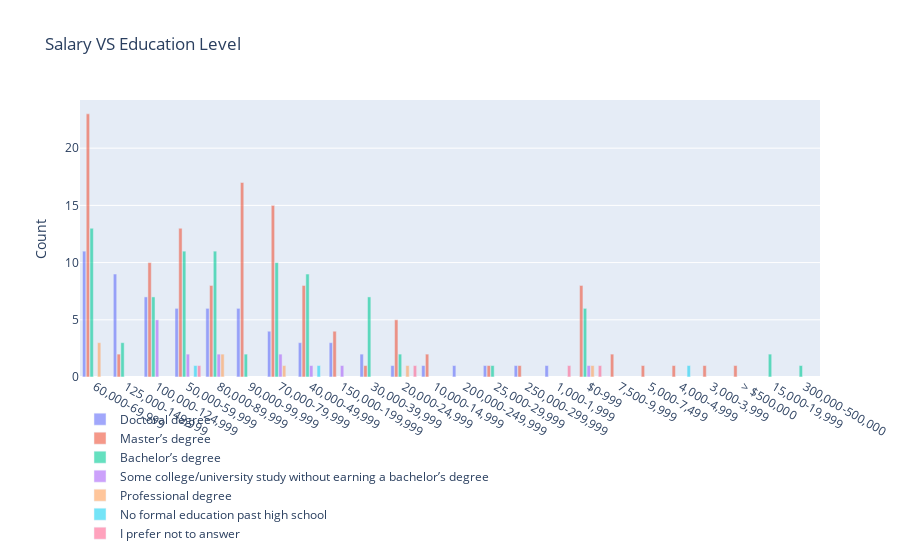

The notebook cell this image was saved under:
### Markdown cell above
## How Does Education Level Affect Salary?

### Code cell
bi_variant_chart("Salary","Education Level","Salary VS Education Level","Count")

### Figure 1 — Plotly figure (JSON) as saved in the notebook; plotly's stock layout.template omitted (floating-point values rounded to 4 significant figures)
{"data": [{"name": "Doctoral degree", "opacity": 0.6, "type": "bar", "x": ["60,000-69,999", "125,000-149,999", "100,000-124,999", "50,000-59,999", "80,000-89,999", "90,000-99,999", "70,000-79,999", "40,000-49,999", "150,000-199,999", "30,000-39,999", "20,000-24,999", "10,000-14,999", "200,000-249,999", "25,000-29,999", "250,000-299,999", "1,000-1,999"], "y": [11, 9, 7, 6, 6, 6, 4, 3, 3, 2, 1, 1, 1, 1, 1, 1]}, {"name": "Master’s degree", "opacity": 0.6, "type": "bar", "x": ["60,000-69,999", "90,000-99,999", "70,000-79,999", "50,000-59,999", "100,000-124,999", "40,000-49,999", "80,000-89,999", "$0-999", "20,000-24,999", "150,000-199,999", "7,500-9,999", "10,000-14,999", "125,000-149,999", "30,000-39,999", "25,000-29,999", "250,000-299,999", "5,000-7,499", "4,000-4,999", "3,000-3,999", "> $500,000"], "y": [23, 17, 15, 13, 10, 8, 8, 8, 5, 4, 2, 2, 2, 1, 1, 1, 1, 1, 1, 1]}, {"name": "Bachelor’s degree", "opacity": 0.6, "type": "bar", "x": ["60,000-69,999", "50,000-59,999", "80,000-89,999", "70,000-79,999", "40,000-49,999", "100,000-124,999", "30,000-39,999", "$0-999", "125,000-149,999", "20,000-24,999", "90,000-99,999", "15,000-19,999", "25,000-29,999", "300,000-500,000"], "y": [13, 11, 11, 10, 9, 7, 7, 6, 3, 2, 2, 2, 1, 1]}, {"name": "Some college/university study without earning a bachelor’s degree", "opacity": 0.6, "type": "bar", "x": ["100,000-124,999", "70,000-79,999", "50,000-59,999", "80,000-89,999", "40,000-49,999", "$0-999", "150,000-199,999"], "y": [5, 2, 2, 2, 1, 1, 1]}, {"name": "Professional degree", "opacity": 0.6, "type": "bar", "x": ["60,000-69,999", "80,000-89,999", "20,000-24,999", "$0-999", "70,000-79,999"], "y": [3, 2, 1, 1, 1]}, {"name": "No formal education past high school", "opacity": 0.6, "type": "bar", "x": ["40,000-49,999", "50,000-59,999", "4,000-4,999"], "y": [1, 1, 1]}, {"name": "I prefer not to answer", "opacity": 0.6, "type": "bar", "x": ["50,000-59,999", "1,000-1,999", "20,000-24,999", "$0-999"], "y": [1, 1, 1, 1]}, {"name": "nan", "opacity": 0.6, "type": "bar", "x": [], "y": []}], "layout": {"bargap": 0.15, "bargroupgap": 0.1, "legend": {"bgcolor": "rgba(255, 255, 255, 0)", "bordercolor": "rgba(255, 255, 255, 0)", "orientation": "h"}, "title": {"text": "Salary VS Education Level"}, "yaxis": {"title": {"text": "Count"}}}}
